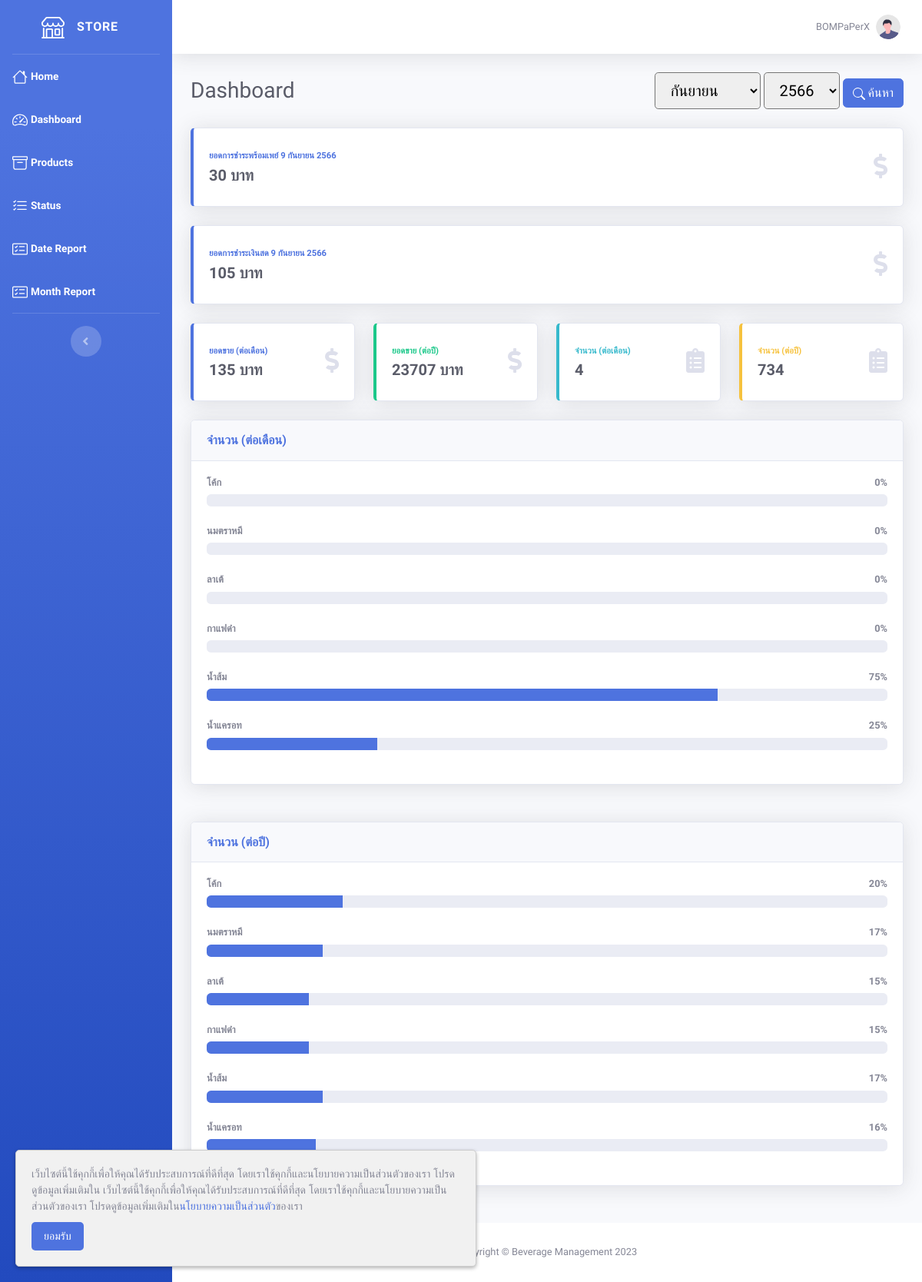
Page /dashboard.php (signed in) on the committed database.
### tables this page shows
CREATE TABLE `user` (
  `user_id` int(10) NOT NULL,
  `email` varchar(255) NOT NULL,
  `password` varchar(255) NOT NULL,
  `password_view` varchar(255) NOT NULL,
  `status` tinyint(1) NOT NULL COMMENT '0=disable\r\n1=enable',
  `agree` tinyint(1) NOT NULL,
  `firstname` varchar(255) NOT NULL,
  `lastname` varchar(255) NOT NULL,
  `id_number` varchar(13) NOT NULL,
  `phone` varchar(10) NOT NULL,
  `line` varchar(255) NOT NULL,
  `address` text NOT NULL,
  `store` varchar(255) NOT NULL,
  `description` text NOT NULL,
  `img_path` text NOT NULL
);

CREATE TABLE `product` (
  `product_id` int(10) NOT NULL,
  `type_id` int(10) NOT NULL,
  `user_id` int(10) NOT NULL,
  `name` varchar(255) DEFAULT NULL,
  `description` text NOT NULL,
  `price` int(10) NOT NULL,
  `img_path` text NOT NULL
);

### dashboard.php (the view, shortened to what the rows shown need)
<!DOCTYPE html>
<html lang="en">
<?php
require 'include/connect.php';
include 'include/header.php';
if (!empty($_GET['month'])) {
    $month = $_GET['month'];
} else {
    $month = date('m');
}
if (!empty($_GET['year'])) {
    $year = $_GET['year'];
} else {
    $year = date('Y');
}
?>
<body id="page-top">
    <div id="wrapper">
        <div id="content-wrapper" class="d-flex flex-column">
            <div id="content">
                <?php include 'include/topbar.php'; ?>
                <div class="container-fluid">
                    <div class="d-sm-flex align-items-center justify-content-between mb-4">
                        <h1 class="h3 mb-0 text-gray-800">Dashboard</h1>
                    </div>
                    <div class="row">
                        <?php
                        $product = $connect->prepare("SELECT * FROM product WHERE user_id = '$user_id'");
                        $product->execute();
                        $row_product = $product->fetchAll(PDO::FETCH_ASSOC);
                        $quantity = $connect->prepare("SELECT SUM(quantity) as quantityall FROM record INNER JOIN product ON record.product_id = product.product_id INNER JOIN payment ON record.no_receipt = payment.no_receipt WHERE user_id = '$user_id' AND MONTH(timestamp) = $month AND YEAR(timestamp) = $year");
                        $quantity->execute();
                        $row_quantity = $quantity->fetch(PDO::FETCH_ASSOC);
                        ?>
                        <div class="col-12 mb-4">
                            <div class="card shadow mb-4">
                                <div class="card-body">
                                    <?php
                                    foreach ($row_product as $row) {
                                        $product_id = $row['product_id'];
                                        $record = $connect->prepare("SELECT SUM(quantity) as quantityall FROM record INNER JOIN payment ON record.no_receipt = payment.no_receipt WHERE product_id = '$product_id' AND MONTH(timestamp) = $month AND YEAR(timestamp) = $year");
                                        $record->execute();
                                        $row_record = $record->fetch(PDO::FETCH_ASSOC);
                                    ?>
                                        <h4 class="small font-weight-bold"><?= $row['name'] ?> <span class="float-right"><?= $row_quantity['quantityall'] == 0 ? 'ไม่มียอดขายในเดือนนี้' : number_format(($row_record['quantityall'] / $row_quantity['quantityall']) * 100, 0) . '%' ?></span></h4>
                                        <div class="progress mb-4">
                                            <div class="progress-bar" role="progressbar" style="width: <?= number_format(($row_record['quantityall'] / $row_quantity['quantityall']) * 100, 0) ?>%" aria-valuenow="60" aria-valuemin="0" aria-valuemax="100"></div>
                                        </div>
                                    <?php } ?>
                                </div>
                            </div>
                        </div>
                    </div>
                    <div class="row">
                        <?php
                        $product = $connect->prepare("SELECT * FROM product WHERE user_id = '$user_id'");
                        $product->execute();
                        $row_product = $product->fetchAll(PDO::FETCH_ASSOC);
                        $quantity = $connect->prepare("SELECT SUM(quantity) as quantityall FROM record INNER JOIN product ON record.product_id = product.product_id INNER JOIN payment ON record.no_receipt = payment.no_receipt WHERE user_id = '$user_id' AND YEAR(timestamp) = $year");
                        $quantity->execute();
                        $row_quantity = $quantity->fetch(PDO::FETCH_ASSOC);
                        ?>
                        <div class="col-12 mb-4">
                            <div class="card shadow mb-4">
                                <div class="card-body">
                                    <?php
                                    foreach ($row_product as $row) {
                                        $product_id = $row['product_id'];
                                        $record = $connect->prepare("SELECT SUM(quantity) as quantityall FROM record INNER JOIN payment ON record.no_receipt = payment.no_receipt WHERE product_id = '$product_id' AND YEAR(timestamp) = $year");
                                        $record->execute();
                                        $row_record = $record->fetch(PDO::FETCH_ASSOC);
                                    ?>
                                        <h4 class="small font-weight-bold"><?= $row['name'] ?> <span class="float-right"><?= $row_quantity['quantityall'] == 0 ? 'ไม่มียอดขายในปีนี้' : number_format(($row_record['quantityall'] / $row_quantity['quantityall']) * 100, 0) . '%' ?></span></h4>
                                        <div class="progress mb-4">
                                            <div class="progress-bar" role="progressbar" style="width: <?= number_format(($row_record['quantityall'] / $row_quantity['quantityall']) * 100, 0) ?>%" aria-valuenow="60" aria-valuemin="0" aria-valuemax="100"></div>
                                        </div>
                                    <?php } ?>
                                </div>
                            </div>
                        </div>
                    </div>
                </div>
            </div>
        </div>
    </div>
</body>
</html>

### include/topbar.php (shortened to what the rows shown need)
<?php
if (isset($_SESSION['user_id'])) {
    $user_id = $_SESSION['user_id'];
    $profile = $connect->prepare("SELECT * FROM user WHERE user_id = :user_id");
    $profile->bindParam(":user_id", $user_id);
    $profile->execute();
    $row_profile = $profile->fetch(PDO::FETCH_ASSOC);
} else {
    $admin_id = $_SESSION['admin_id'];
    $profile = $connect->prepare("SELECT * FROM admin WHERE admin_id = :admin_id");
    $profile->bindParam(":admin_id", $admin_id);
    $profile->execute();
    $row_profile = $profile->fetch(PDO::FETCH_ASSOC);
}
?>
<nav class="navbar navbar-expand navbar-light bg-white topbar mb-4 static-top shadow">
    <ul class="navbar-nav ml-auto">
        <li class="nav-item dropdown no-arrow">
            <a class="nav-link dropdown-toggle" href="#" id="userDropdown" role="button" data-toggle="dropdown" aria-haspopup="true" aria-expanded="false">
                <span class="mr-2 d-none d-lg-inline text-gray-600 small"><?= isset($_SESSION['user_id']) ? $row_profile['store'] : $row_profile['firstname'] . ' ' . $row_profile['lastname'] ?></span>
                <img class="img-profile rounded-circle" src="../img/undraw_profile.svg">
            </a>
        </li>
    </ul>
</nav>

### rows in the picture
user: store "BOMPaPerX"
product: name "โค้ก", quantityall "0", quantityall "20"
product: name "นมตราหมี", quantityall "0", quantityall "17"
product: name "ลาเต้", quantityall "0", quantityall "15"
product: name "กาแฟดำ", quantityall "0", quantityall "15"
product: name "น้ำส้ม", quantityall "75", quantityall "17"
product: name "น้ำแครอท", quantityall "25", quantityall "16"

### other values in the picture
$current_date "9 กันยายน 2566"
$sum_promptpay "30"
$sum_cash "105"
$sum_month "135"
$sum_year "23707"
$sum_item "4"
$sum_item_year "734"
form field month "กันยายน"
form field year "2566"
